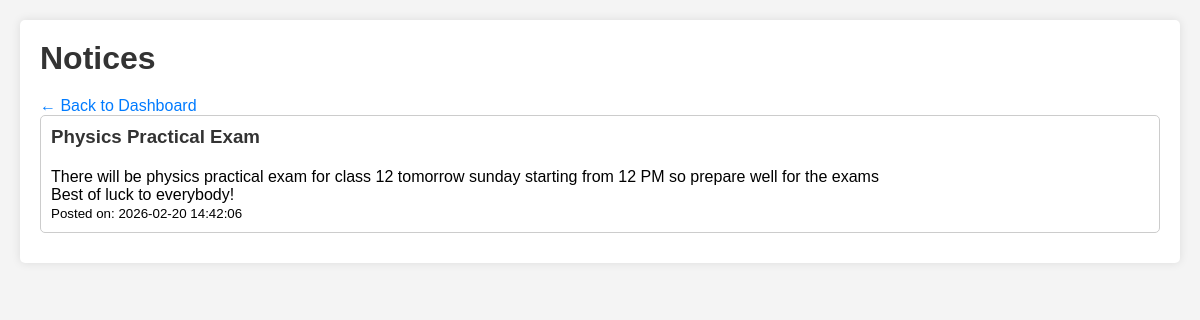
Screenshot of /student/notices.php (signed in) with the database file from the repository.
### tables this page shows
CREATE TABLE `notices` (
  `id` int(11) NOT NULL,
  `title` varchar(200) NOT NULL,
  `content` text NOT NULL,
  `posted_by` int(11) NOT NULL,
  `target_audience` enum('all','class') DEFAULT 'all',
  `class` varchar(10) DEFAULT NULL,
  `created_at` timestamp NOT NULL DEFAULT current_timestamp()
);

### student/notices.php (the view, shortened to what this page needs)
<?php
include '../config.php';
$student_id = $_SESSION['student_id'];
$class_sql = "SELECT class FROM students WHERE id = $student_id";
$class_res = mysqli_query($conn, $class_sql);
$class_row = mysqli_fetch_assoc($class_res);
$class = $class_row['class'];
$sql = "SELECT * FROM notices WHERE target_audience = 'all' OR (target_audience = 'class' AND class = '$class') ORDER BY created_at DESC";
$result = mysqli_query($conn, $sql);
?>
<!DOCTYPE html>
<html>
<head>
    <link rel="stylesheet" href="../css/style.css">
</head>
<body>
    <div class="container">
        <h1>Notices</h1>
        <p><a href="dashboard.php">← Back to Dashboard</a></p>
        <?php if (mysqli_num_rows($result) > 0): ?>
            <?php while ($row = mysqli_fetch_assoc($result)): ?>
                <div style="border:1px solid #ccc; padding:10px; margin-bottom:10px; border-radius:5px;">
                    <h3><?php echo $row['title']; ?></h3>
                    <p><?php echo nl2br($row['content']); ?></p>
                    <small>Posted on: <?php echo $row['created_at']; ?></small>
                </div>
            <?php endwhile; ?>
        <?php else: ?>
            <p>No notices available.</p>
        <?php endif; ?>
    </div>
</body>
</html>

### css/style.css (style rules this page uses)
* { margin: 0; padding: 0; box-sizing: border-box; }
body { font-family: Arial, sans-serif; background: #f4f4f4; padding: 20px; }
.container { max-width: 1200px; margin: 0 auto; background: white; padding: 20px; border-radius: 5px; box-shadow: 0 0 10px rgba(0,0,0,0.1); }
h1, h2, h3 { color: #333; margin-bottom: 20px; }
a { color: #007bff; text-decoration: none; }

### rows the page displays
notices: title "Physics Practical Exam", content "There will be physics practical exam for class 12 tomorrow sunday starting from 12 PM so prepare well for the exams Best of luck to everybody!", created_at "2026-02-20 14:42:06"
